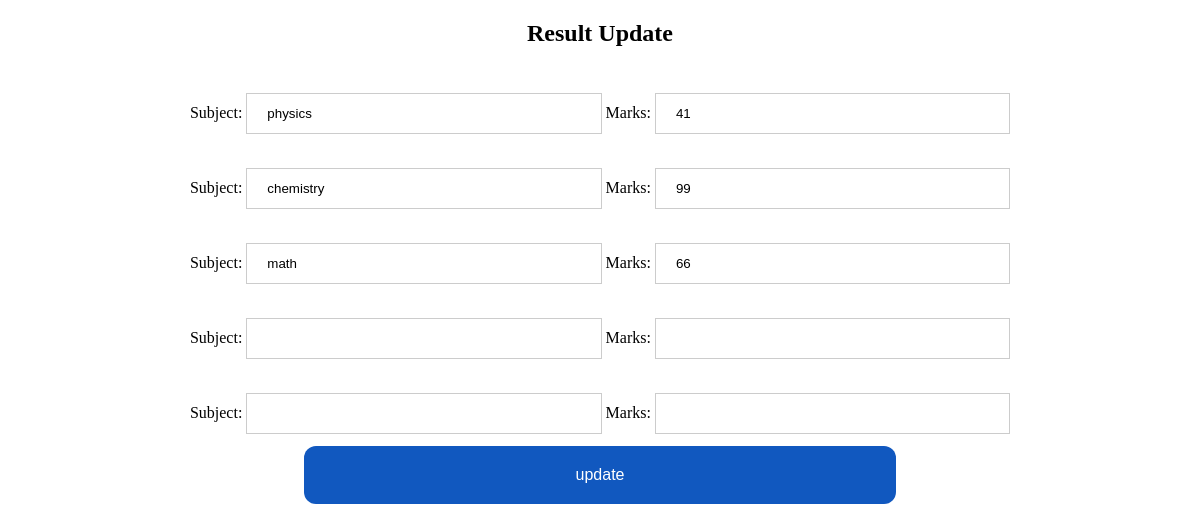
Page /admin/editresult.php?id=20 (signed in) on the committed database.
### tables this page shows
CREATE TABLE `result` (
  `id` int(100) NOT NULL,
  `subject1` varchar(100) NOT NULL,
  `mark1` varchar(100) NOT NULL,
  `subject2` varchar(100) NOT NULL,
  `mark2` varchar(100) NOT NULL,
  `subject3` varchar(100) NOT NULL,
  `mark3` varchar(100) NOT NULL,
  `subject4` varchar(100) NOT NULL,
  `mark4` varchar(100) NOT NULL,
  `subject5` varchar(100) NOT NULL,
  `mark5` varchar(100) NOT NULL,
  `student_id1` int(100) NOT NULL
);

### admin/DB_connection.php (called while the page is built, shortened)
<?php
class DBconfig{
	private $_host="localhost";
	private $_username="root";
	private $_password="";
	private $_database="coaching";
	protected $connection;
	public function __construct(){
		if(!isset($this->connection)){
			$this->connection=new mysqli($this->_host,$this->_username,$this->_password,$this->_database);
		}
		return $this->connection;
	}
}
?>

### admin/editresult.php (the view, shortened to what this page needs)
<!DOCTYPE html>
<html>
<head>
  <link rel="stylesheet" href="https://cdnjs.cloudflare.com/ajax/libs/font-awesome/4.7.0/css/font-awesome.min.css">
</head>
<body>
</body>
</html>
<?php
	include_once 'crud.php';
	$crud = new crud();
	$id = $_GET['id'];
	$query = "select * from result where id=$id";
	$result = $crud->getData($query);
	foreach($result as $res){
       $subject1=$res['subject1'];
       $mark1 =$res['mark1'];
        $subject2=$res['subject2'];
       $mark2 =$res['mark2'];
        $subject3=$res['subject3'];
       $mark3 =$res['mark3'];
        $subject4=$res['subject4'];
       $mark4 =$res['mark4'];
        $subject5=$res['subject5'];
       $mark5 =$res['mark5'];
	}
?>
<center>
<form action="editactionresult.php" method="POST" class="form">
	<h2>Result Update</h2>
<br>
    Subject: <input type="text" class="a" name="subject1" value="<?php echo $subject1;?>"/>
    Marks: <input type="text" class="a" name="mark1" value="<?php echo $mark1;?>"/>
 	<br>
 	<br>
    Subject: <input type="text" class="a" name="subject2" value="<?php echo $subject2;?>"/>
    Marks: <input type="text" class="a" name="mark2" value="<?php echo $mark2;?>"/>
 	<br>
 	<br>
    Subject: <input type="text" class="a" name="subject3" value="<?php echo $subject3;?>"/>
    Marks: <input type="text" class="a" name="mark3" value="<?php echo $mark3;?>"/>
 	<br>
 	<br>
    Subject: <input type="text" class="a" name="subject4" value="<?php echo $subject4;?>"/>
    Marks: <input type="text" class="a" name="mark4" value="<?php echo $mark4;?>"/>
 	<br>
 	<br>
    Subject: <input type="text" class="a" name="subject5" value="<?php echo $subject5;?>"/>
    Marks: <input type="text" class="a" name="mark5" value="<?php echo $mark5;?>"/>
 	<br>
	<input type="submit" name="update" value="update" class="update" />
</form>
</center>

### admin/editresult.php (style rules this page uses)
.a { width: 30%; padding: 12px 20px; margin: 8px 0; display: inline-block; border: 1px solid #ccc; box-sizing: border-box; }
.update { background-color: #1158BF; border: none; color: white; padding: 20px; text-align: center; text-decoration: none; display: inline-block; font-size: 16px; margin: 4px 2px; cursor: pointer; border-radius: 12px; width: 50%; }

### rows in the picture
result: subject1 "physics", mark1 "41", subject2 "chemistry", mark2 "99", subject3 "math", mark3 "66"
